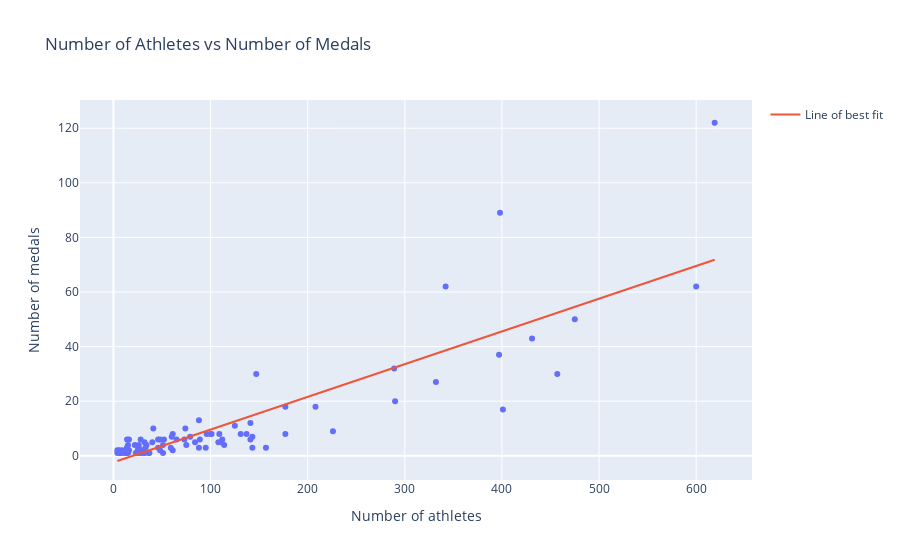

Notebook source saved alongside this figure:
### Markdown cell above
# Athlete Delegation Size: Does it Matter?

The number of athletes a country sends to the Olympics is a strategic decision influenced by various factors, including a nation's sporting culture, financial resources, and performance history. A larger delegation can theoretically increase the chances of winning medals, but does this correlation hold true in practice? Let's explore the relationship between athlete delegation size and Olympic success.

### Code cell
import numpy as np
import plotly.graph_objs as go

athletes = pd.read_csv('./archive/athletes.csv')
grouped_athletes = athletes.groupby('country_code').size().reset_index(name='count')
grouped_athletes = grouped_athletes.sort_values('count', ascending=False)

def get_country_from_code(code):
  return athletes[athletes['country_code'] == code]['country_full'].values[0]

grouped_athletes['country'] = grouped_athletes['country_code'].apply(lambda x: get_country_from_code(x))
merged = pd.merge(grouped_athletes, medals_total, on='country_code')

m, b = np.polyfit(merged['count'], merged['Total'], 1)

fig = px.scatter(merged, x='count', y='Total', hover_name='country',
                 title='Number of Athletes vs Number of Medals')
fig.update_xaxes(title_text='Number of athletes')
fig.update_yaxes(title_text='Number of medals')
fig.add_traces(go.Scatter(x=merged['count'], y=m * merged['count'] + b, mode='lines',
                          name='Line of best fit'))
fig.show()

### Figure 1 — Plotly figure (JSON) as saved in the notebook; plotly's stock layout.template omitted (floating-point values rounded to 4 significant figures)
{"data": [{"hovertemplate": "<b>%{hovertext}</b><br><br>count=%{x}<br>Total=%{y}<extra></extra>", "hovertext": ["United States of America", "France", "Australia", "Germany", "Japan", "Spain", "People's Republic of China", "Italy", "Great Britain", "Canada", "Brazil", "Netherlands", "Poland", "New Zealand", "Belgium", "Hungary", "Egypt", "Republic of Korea", "Argentina", "Ireland", "South Africa", "Ukraine", "Switzerland", "Denmark", "Sweden", "Serbia", "India", "Czechia", "Norway", "Mexico", "Türkiye", "Greece", "Romania", "Slovenia", "Israel", "Colombia", "Uzbekistan", "Austria", "Kazakhstan", "Portugal", "Kenya", "Croatia", "Jamaica", "Morocco", "Cuba", "Chinese Taipei", "Dominican Republic", "Thailand", "Lithuania", "Puerto Rico", "Azerbaijan", "Chile", "Bulgaria", "Algeria", "Islamic Republic of Iran", "Ecuador", "Refugee Olympic Team", "Fiji", "Hong Kong, China", "Ethiopia", "AIN", "Mongolia", "Zambia", "Indonesia", "Slovakia", "Georgia", "Tunisia", "Peru", "Republic of Moldova", "Malaysia", "Uganda", "Singapore", "Philippines", "Kyrgyzstan", "Guatemala", "Armenia", "Cyprus", "Bahrain", "Botswana", "Tajikistan", "Democratic People's Republic of Korea", "Qatar", "Côte d'Ivoire", "Jordan", "Kosovo", "Albania", "Panama", "Pakistan", "Cabo Verde", "Grenada", "Saint Lucia", "Dominica"], "legendgroup": "", "marker": {"color": "#636efa", "symbol": "circle"}, "mode": "markers", "name": "", "orientation": "v", "showlegend": false, "type": "scatter", "x": [619, 600, 475, 457, 431, 401, 398, 397, 342, 332, 290, 289, 226, 208, 177, 177, 157, 147, 143, 143, 141, 141, 137, 131, 125, 114, 112, 111, 109, 108, 101, 100, 96, 95, 89, 88, 88, 84, 79, 75, 74, 73, 65, 61, 61, 60, 59, 52, 51, 51, 48, 48, 46, 46, 41, 40, 37, 36, 34, 33, 32, 32, 31, 29, 28, 28, 26, 26, 26, 26, 25, 23, 22, 16, 16, 15, 15, 14, 14, 14, 14, 13, 13, 12, 9, 8, 8, 7, 7, 6, 4, 4], "xaxis": "x", "y": [122, 62, 50, 30, 43, 17, 89, 37, 62, 27, 20, 32, 9, 18, 8, 18, 3, 30, 3, 7, 6, 12, 8, 8, 11, 4, 6, 5, 8, 5, 8, 8, 8, 3, 6, 3, 13, 5, 7, 4, 10, 6, 6, 2, 8, 7, 3, 6, 4, 1, 6, 2, 6, 3, 10, 5, 1, 1, 4, 3, 5, 1, 1, 2, 1, 6, 3, 1, 4, 2, 2, 1, 4, 6, 2, 4, 1, 3, 2, 3, 6, 1, 1, 1, 2, 1, 1, 1, 1, 2, 2, 1], "yaxis": "y"}, {"mode": "lines", "name": "Line of best fit", "type": "scatter", "x": [619, 600, 475, 457, 431, 401, 398, 397, 342, 332, 290, 289, 226, 208, 177, 177, 157, 147, 143, 143, 141, 141, 137, 131, 125, 114, 112, 111, 109, 108, 101, 100, 96, 95, 89, 88, 88, 84, 79, 75, 74, 73, 65, 61, 61, 60, 59, 52, 51, 51, 48, 48, 46, 46, 41, 40, 37, 36, 34, 33, 32, 32, 31, 29, 28, 28, 26, 26, 26, 26, 25, 23, 22, 16, 16, 15, 15, 14, 14, 14, 14, 13, 13, 12, 9, 8, 8, 7, 7, 6, 4, 4], "y": [71.8, 69.52, 54.54, 52.39, 49.27, 45.68, 45.32, 45.2, 38.61, 37.41, 32.37, 32.25, 24.7, 22.55, 18.83, 18.83, 16.44, 15.24, 14.76, 14.76, 14.52, 14.52, 14.04, 13.32, 12.6, 11.28, 11.04, 10.92, 10.68, 10.56, 9.725, 9.606, 9.126, 9.006, 8.287, 8.168, 8.168, 7.688, 7.089, 6.61, 6.49, 6.37, 5.411, 4.932, 4.932, 4.812, 4.692, 3.853, 3.734, 3.734, 3.374, 3.374, 3.134, 3.134, 2.535, 2.415, 2.056, 1.936, 1.696, 1.577, 1.457, 1.457, 1.337, 1.097, 0.9774, 0.9774, 0.7377, 0.7377, 0.7377, 0.7377, 0.6179, 0.3782, 0.2584, -0.4606, -0.4606, -0.5805, -0.5805, -0.7003, -0.7003, -0.7003, -0.7003, -0.8201, -0.8201, -0.94, -1.299, -1.419, -1.419, -1.539, -1.539, -1.659, -1.899, -1.899]}], "layout": {"legend": {"tracegroupgap": 0}, "title": {"text": "Number of Athletes vs Number of Medals"}, "xaxis": {"anchor": "y", "domain": [0, 1], "title": {"text": "Number of athletes"}}, "yaxis": {"anchor": "x", "domain": [0, 1], "title": {"text": "Number of medals"}}}}
